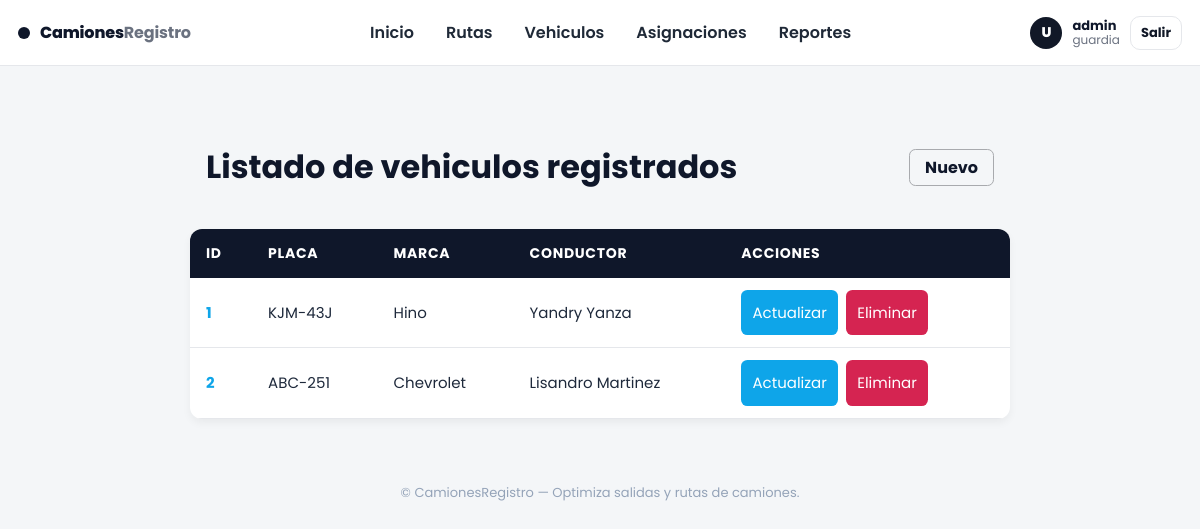
The page /vehiculos/listar_vehiculos/ (signed in) on the database its author committed.
### cuentas/models.py (models this page shows)
class CustomUser(AbstractUser):
    ROLES = [
        ('admin', 'Administrador'),
        ('guardia', 'Guardia'),
    ]
    cedula = models.CharField(max_length=10, unique=True, null=True)
    foto = models.ImageField(upload_to='cuentas/', null=True, blank=True)
    telefono = models.CharField(max_length=10, blank=True)
    fecha_nacimiento = models.DateField(null=True, blank=True)
    rol = models.CharField(max_length=20, choices=ROLES, default='guardia')

### vehiculos/models.py (models this page shows, shortened)
class Vehiculo(models.Model):
    chofer = models.ForeignKey(Chofer, on_delete=models.CASCADE)
    placa = models.CharField(max_length=7, unique=True)
    marca = models.ForeignKey(Marca, on_delete=models.SET_NULL, null=True)

class Marca(models.Model):
    nombre = models.CharField(max_length=25)
    def __str__(self):
        return self.nombre

class Chofer(models.Model):
    nombres = models.CharField(max_length=100)
    apellidos = models.CharField(max_length=100)
    cedula = models.CharField(max_length=10, unique=True, null=True)
    licencia = models.ForeignKey(Licencia, null=True, on_delete=models.SET_NULL)
    class Meta:
        verbose_name = 'Chofer'
        verbose_name_plural = 'Choferes'
        ordering = ['apellidos']
    def __str__(self):
        return f'{self.nombres} {self.apellidos}'

### vehiculos/views.py (the view)
# urls.py: path('listar_vehiculos/', ListarVehiculos, name="listar_vehiculos"),
def ListarVehiculos(request):
    vehiculos = Vehiculo.objects.all()
    return render(request, 'Vehiculo/listar.html', {'vehiculos': vehiculos})

### vehiculos/templates/Vehiculo/listar.html (shortened to what this page needs)
{% extends 'layouts/base.html' %}
{% load static %}
{% block extra_css %} <link rel="stylesheet" href="{% static 'css/listar.css' %}"> {% endblock %}
{% block content %}
<div class="container">
    <div class="head">
        <h1>Listado de vehiculos registrados</h1>
        <a class="nuevo" href="{% url 'vehiculos:registrar_vehiculo' %}">Nuevo</a>
    </div>
    <table>
        <thead>
            <tr>
                <th>ID</th>
                <th>Placa</th>
                <th>Marca</th>
                <th>Conductor</th>
                <th>acciones</th>
            </tr>
        </thead>
        <tbody>
            {% if vehiculos %}
                {% for vehiculo in vehiculos %}
                <tr>
                    <td>{{vehiculo.pk}}</td>
                    <td>{{vehiculo.placa}}</td>
                    <td>{{vehiculo.marca}}</td>
                    <td>{{vehiculo.chofer}}</td>
                    <td>
                        <div class="acciones">
                            <a href="{% url 'vehiculos:actualizar_vehiculo' vehiculo.pk %}" class="actualizar">Actualizar</a>
                            <a href="{% url 'vehiculos:eliminar_vehiculo' vehiculo.pk %}" class="eliminar">Eliminar</a>
                        </div>
                    </td>
                </tr>
                {% endfor %}
            {% else %}
                <tr>
                    <td>No hay registros</td>
                </tr>
            {% endif %}
        </tbody>
    </table>
</div>
{% endblock %}

### templates/layouts/base.html (shortened to what this page needs)
{% load static %}
<!DOCTYPE html>
<html lang="es">
<head>
  <link rel="stylesheet" href="{% static 'css/base.css' %}">
  {% block extra_css %}{% endblock %}
</head>
<body>
  <header class="topbar">
    <div class="brand">
      <a href="#" class="logo">
        <span class="logo-dot"></span>
        <span>Camiones<span class="accent">Registro</span></span>
      </a>
    </div>
    <nav class="nav">
      <a href="{% url 'Home:Home' %}" class="nav-link {% block nav_home %}{% endblock %}">Inicio</a>
      <a href="#" class="nav-link">Rutas</a>
      <a href="{% url 'vehiculos:listar_vehiculos' %}" class="nav-link">Vehiculos</a>
      <a href="#" class="nav-link">Asignaciones</a>
      <a href="#" class="nav-link">Reportes</a>
    </nav>
    <div class="userbox">
      {% if request.user.is_authenticated %}
        <div class="user">
          <div class="avatar">{{ request.user.first_name|first|default:"U" }}</div>
          <div class="meta">
            <span class="name">{{ request.user.get_full_name|default:request.user.username }}</span>
            <span class="role">{{ request.user.rol|default:"—" }}</span>
          </div>
        </div>
        <a class="btn small" href="{% url 'cuentas:login' %}">Salir</a>
      {% else %}
        <a class="btn small" href="#">Ingresar</a>
        <a class="btn small outline" href="#">Crear cuenta</a>
      {% endif %}
    </div>
  </header>
  <main class="container">
    {% block content %}{% endblock %}
  </main>
  <footer class="foot">
    <p>© {{ now|date:"Y" }} CamionesRegistro — Optimiza salidas y rutas de camiones.</p>
  </footer>
</body>
</html>

### static/css/base.css (style rules this page uses)
:root { --bg:#f4f6f8; --card:#ffffff; --text:#0f172a; --muted:#6b7280; --border:#e5e7eb; --primary:#0f172a; --radius:14px; --shadow:0 10px 30px rgba(2,6,23,.06); --accent:#111827; }
* { box-sizing:border-box; font-family: "Poppins", sans-serif; }
html,body { height:100% }
body { margin:0; background:var(--bg); color:var(--text); }
.topbar { position:sticky; top:0; z-index:50; display:flex; align-items:center; justify-content:space-between; gap:16px; padding:12px 18px; background:#fff; border-bottom:1px solid var(--border); }
.brand .logo { display:flex; align-items:center; gap:10px; color:var(--text); text-decoration:none; font-weight:800; letter-spacing:-.01em }
.logo-dot { width:12px; height:12px; border-radius:50%; background:#0f172a; display:inline-block }
.brand .accent { color:#6b7280; font-weight:700 }
.nav { display:flex; gap:12px; flex-wrap:wrap }
.nav-link { text-decoration:none; color:#1f2937; font-weight:600; padding:8px 10px; border-radius:10px; }
.userbox { display:flex; align-items:center; gap:10px }
.user { display:flex; align-items:center; gap:10px }
.avatar { width:32px; height:32px; border-radius:50%; background:#111827; color:#fff; display:grid; place-items:center; font-weight:800; font-size:14px; }
.meta { display:flex; flex-direction:column; line-height:1.1 }
.meta .name { font-weight:700; font-size:13px }
.meta .role { font-size:12px; color:var(--muted) }
.btn { display:inline-flex; align-items:center; justify-content:center; gap:8px; padding:10px 14px; border-radius:12px; border:1px solid var(--border); background:#fff; color:#111827; font-weight:700; cursor:pointer; text-decoration:none; transition: box-shadow .2s, transform .04s, border-color .2s; }
.btn.small { padding:6px 10px; border-radius:10px; font-size:13px }
.container { max-width:1200px; margin:22px auto; padding:0 16px }
.foot { margin:24px 0 30px; text-align:center; color:#94a3b8; font-size:13px; }

### vehiculos/static/css/listar.css (style rules this page uses)
.container { max-width: 900px; margin: 0 auto; padding: 20px; }
.head { display: flex; justify-content: space-between; align-items: center; padding: 1rem; }
.nuevo { border: 1px solid #a8aaae; font-weight: bold; padding: 5px 15px; text-decoration: none; color: #0f172a; border-radius: 0.4rem; transition: 0.4s all; }
table { width: 100%; border-collapse: collapse; background: #ffffff; box-shadow: 0 4px 8px rgba(0,0,0,0.05); border-radius: 12px; overflow: hidden; font-family: 'Segoe UI', Tahoma, sans-serif; }
thead { background: #0f172a; color: #ffffff; text-transform: uppercase; letter-spacing: 0.05em; font-size: 14px; }
thead th { padding: 14px 16px; text-align: left; }
tbody tr { border-bottom: 1px solid #e5e7eb; transition: background 0.3s ease; }
tbody td { padding: 12px 16px; font-size: 15px; color: #1e293b; }
tbody td:first-child { font-weight: bold; color: #0ea5e9; }
.acciones { display: flex; align-items: center; }
.acciones a { text-decoration: none; padding: 0.7rem; color: #fff; border-radius: 0.4rem; }
.actualizar { margin-right: 0.5rem; background-color: #0ea5e9; transition: 0.4s background-color; }
.eliminar { background-color: #d52451; transition: 0.4s background-color; }

### rows shown on the page
CustomUser: user.first_name|first "U", user.get_full_name "admin", user.rol "guardia"
Vehiculo: pk "1", placa "KJM-43J", marca "Hino", chofer "Yandry Yanza"
Vehiculo: pk "2", placa "ABC-251", marca "Chevrolet", chofer "Lisandro Martinez"
